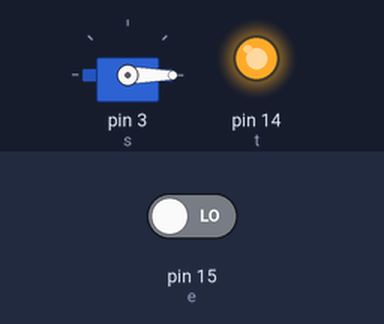
Simulated run of this sketch. Board: Arduino Uno, built with avr-gcc and run on an emulated ATmega328P. Shown: servo, output pins drawn as LEDs (lit = HIGH). The test bench sets the inputs (shaded band); at power-on: pin 15 (e) LOW.

Above: at 0.1 s.
Timing chart, 0 to 40.0 s (numbered marks = the images above):
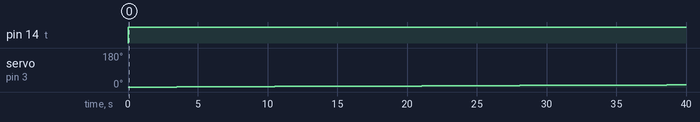

The sketch:

servo_plus_sonic__car.ino
```cpp
#include <Servo.h>
Servo s;


int rmp = 10;
int rmn = 11;
int lmp = 5;
int lmn = 6;
int e = 15, t = 14;
void setup() {
  s.attach(3);
  pinMode(t,OUTPUT);
  pinMode(e,INPUT);

}

void loop() {

digitalWrite(rmp, HIGH);

    digitalWrite(rmn, LOW);
    digitalWrite(lmp, LOW);
    digitalWrite(lmn, HIGH);
  int i = 0;
  for (i = 0; i < 180; i++)
  { s.write(i);
    delay(10);


    digitalWrite(t, HIGH);
  delayMicroseconds(5);
  digitalWrite(t, LOW);
  delayMicroseconds(2);
  digitalWrite(t, HIGH);
  int p = pulseIn(e, HIGH); // put your main code here, to run repeatedly:
  int q = p * 0.017;

  if (q < 10)

  { digitalWrite(rmp, LOW);
    digitalWrite(rmn, HIGH);
    digitalWrite(lmp, HIGH);
    digitalWrite(lmn, LOW);
    delay(1000);
    digitalWrite(rmp, HIGH);
    digitalWrite(rmn, LOW);
    digitalWrite(lmp, HIGH);
    digitalWrite(lmn, LOW);
    delay(1500);
  }
  else{digitalWrite(rmp, HIGH);

    digitalWrite(rmn, LOW);
    digitalWrite(lmp, LOW);
    digitalWrite(lmn, HIGH);
  }
}}
```

Measured:
- by itself, pin 14 (t): LOW → HIGH at 0.01 s
- by itself, servo on pin 3 (s): moves from 0° to 11° over 35.1 s
